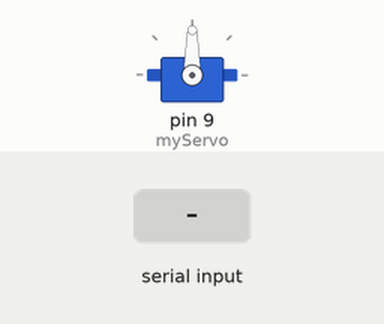
Recording of a sketch running on a simulated Arduino Uno, built with avr-gcc and run on an emulated ATmega328P. Shown: servo. The inputs (shaded band) are chosen by the test bench.

Above: at 1.2 s.
1.3 s: "B" received over Serial
At 1.7 s:
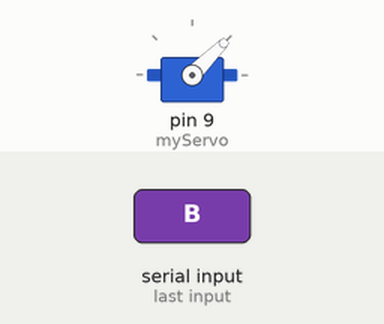
2.8 s: "C" received over Serial
At 4.1 s:
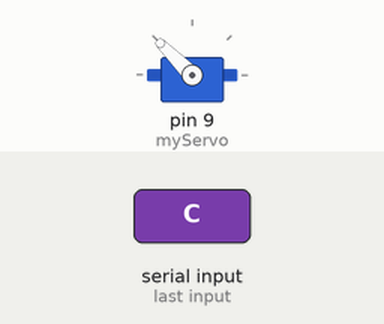
Timing chart, 0 to 5.8 s (numbered marks = the images above; inputs shaded):
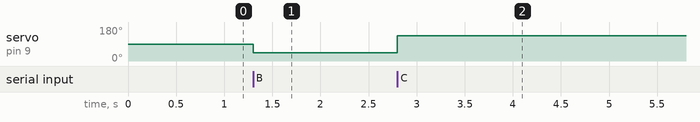

Measured:
- after the input at 1.3 s, servo on pin 9 (myServo): 90° → 45° at once
- after the input at 2.8 s, servo on pin 9 (myServo): 45° → 135° at once

The sketch:

PHOTO_DETECT_SERVO.ino
```cpp
#include <Servo.h>

Servo myServo;

void setup() {
  Serial.begin(9600);      // Match the baud rate used in Python
  myServo.attach(9);       // Servo signal wire connected to Digital Pin 9
  myServo.write(90);        // Start at 0 degrees
}

void loop() {
  if (Serial.available() > 0) {
    char receivedChar = Serial.read();

    if (receivedChar == 'B') {
      myServo.write(45);   // Move to 90 degrees if a battery is detected
      delay(100);
    }
    else if (receivedChar == 'C') {
      myServo.write(135);    // Return to 0 degrees if a cap is detected
      delay(100);
    }
  }
}
```
